Frame 1 (no input): blank canvas, image omitted
Frame 60 (no input): blank canvas, image omitted
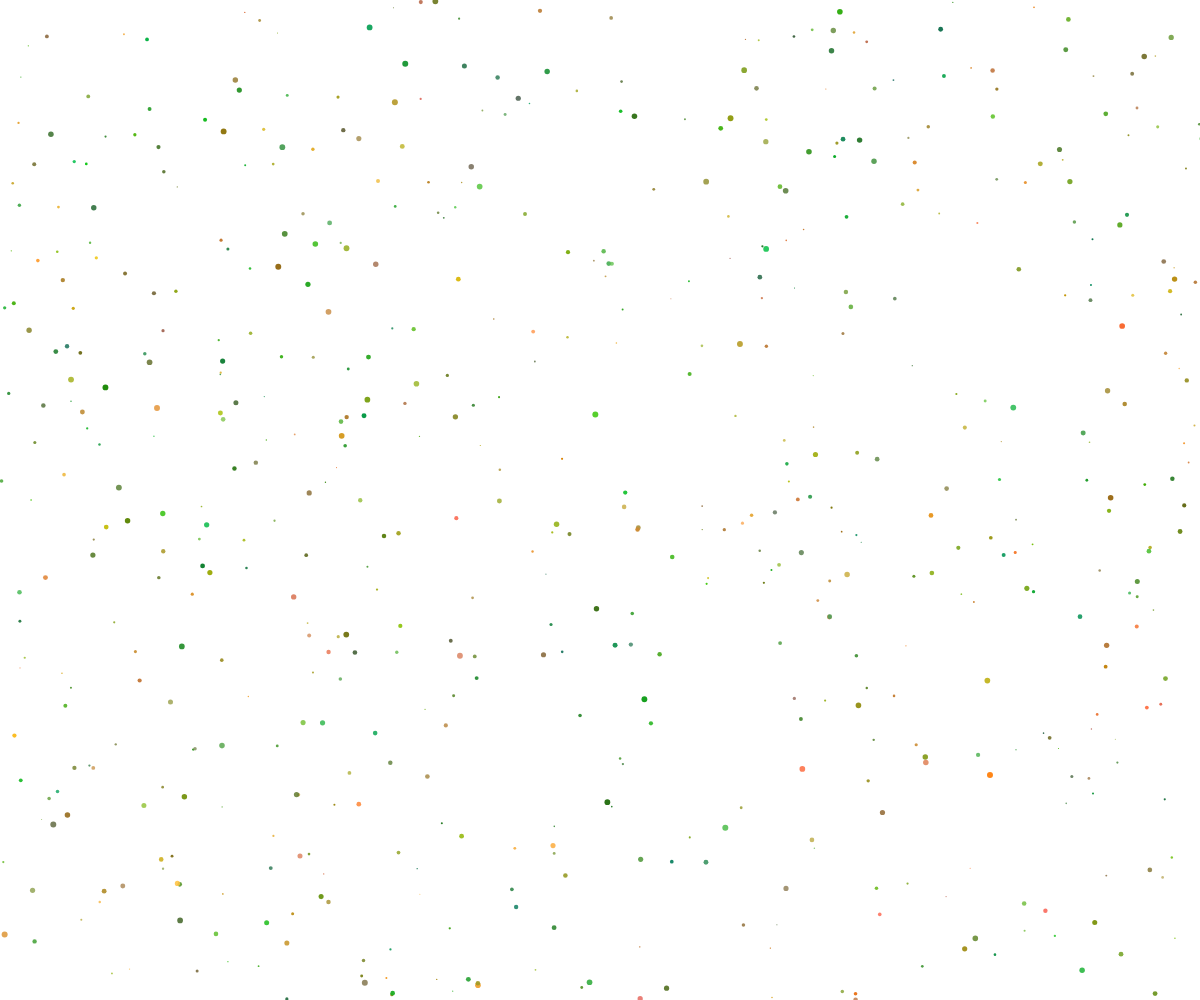
Frame 120 (the mouse pressed at the canvas centre since frame 60)

The p5.js sketch whose frames 1 and 60 were blank and that drew this single picture after the mouse press (run headless with seeded random() and noise() and a simulated clock; from frame 60 on, the mouse is pressed at the canvas centre):

// p5.js sketch
// ── sketch.js

var isScrolling = false;
var scrolling = 0;
let timeStart = 0;

var particleBackground = true;
// this class describes the properties of a single particle.
class Particle {
    // setting the co-ordinates, radius and the
    // speed of a particle in both the co-ordinates axes.
    constructor(){
        this.x = random(0,width);
        this.y = random(0,height);
        this.r = random(1,6);
        this.r_ = random(255); // r is a random number between 0 - 255
        this.g_ = random(100,200); // g is a random number betwen 100 - 200
        this.b_ = random(100); // b is a random number between 0 - 100
        this.a_ = random(200,255); // a is a random number between 200 - 255
        this.xSpeed = random(-2,2);
        this.ySpeed = random(-1,1.5);
      }
    
    // creation of a particle.
      createParticle() {
        noStroke();
        fill(this.r_, this.g_, this.b_, this.a_);
        circle(this.x,this.y,this.r);
      }
    
    // setting the particle in motion.
      moveParticle() {
        if(this.x < 0 || this.x > width)
          this.xSpeed*=-1;
        if(this.y < 0 || this.y > height)
          this.ySpeed*=-1;
        this.x+=this.xSpeed;
        this.y+=this.ySpeed;
      }
    }
    
    // an array to add multiple particles
    let particles = [];
    
    function setup() {
      var canvas = createCanvas(windowWidth, windowHeight);
      canvas.style('display', 'block');
      canvas.position(0,0);
      canvas.style('z-index',-1);
      for(let i = 0;i<width/2;i++){
        particles.push(new Particle());
      }
      timeStart = millis();
    }
    
    function draw() {
      background(1000);
      if (particleBackground) {
        if (mouseIsPressed) {
          for(let i = 0;i<particles.length;i++) {
              particles[i].createParticle();
              particles[i].moveParticle();
          }
        }
      }
    }
    
    function keyPressed() {
      if (key == ' ') {
        if (particleBackground) {
            particleBackground = false;
        } else {
            particleBackground = true;
        }
      }
    }

    function windowResized() {
        resizeCanvas(windowWidth, document.body.scrollHeight);
    }
